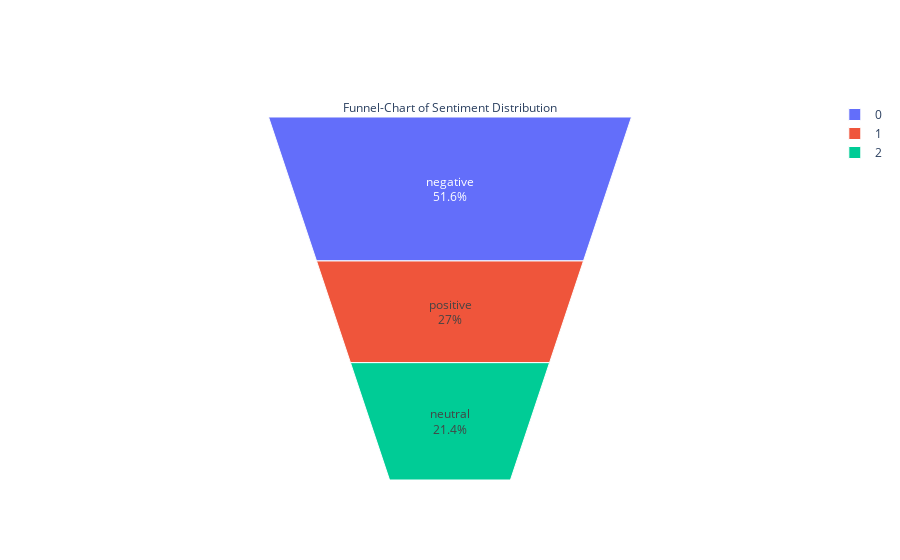

This figure's notebook cell:
### Code cell
from plotly import graph_objs as go

fig = go.Figure(go.Funnelarea(
    text=temp.sentiment,
    values=temp.text,
    title={"position": "top center", "text": "Funnel-Chart of Sentiment Distribution"}
))
fig.show()

### Figure 1 — Plotly figure (JSON) as saved in the notebook; plotly's stock layout.template omitted (floating-point values rounded to 4 significant figures)
{"data": [{"text": ["negative", "positive", "neutral"], "title": {"position": "top center", "text": "Funnel-Chart of Sentiment Distribution"}, "type": "funnelarea", "values": [7126, 3725, 2951]}], "layout": {}}
